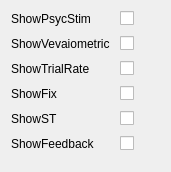
             <widget class="QWidget" name="vevaiometricScrollAreaWidgetContents">
              <property name="geometry">
               <rect>
                <x>0</x>
                <y>0</y>
                <width>171</width>
                <height>172</height>
               </rect>
              </property>
              <layout class="QGridLayout" name="gridLayout_40">
               <item row="0" column="0">
                <layout class="QFormLayout" name="vevaiometricFormLayout">
                 <property name="horizontalSpacing">
                  <number>10</number>
                 </property>
                 <property name="verticalSpacing">
                  <number>10</number>
                 </property>
                 <item row="0" column="0">
                  <widget class="QLabel" name="showPsycStimLabel">
                   <property name="text">
                    <string>ShowPsycStim</string>
                   </property>
                  </widget>
                 </item>
                 <item row="0" column="1">
                  <widget class="QCheckBox" name="ShowPsycStim"/>
                 </item>
                 <item row="1" column="0">
                  <widget class="QLabel" name="showVevaiometricLabel">
                   <property name="text">
                    <string>ShowVevaiometric</string>
                   </property>
                  </widget>
                 </item>
                 <item row="1" column="1">
                  <widget class="QCheckBox" name="ShowVevaiometric"/>
                 </item>
                 <item row="2" column="0">
                  <widget class="QLabel" name="showTrialRateLabel">
                   <property name="text">
                    <string>ShowTrialRate</string>
                   </property>
                  </widget>
                 </item>
                 <item row="2" column="1">
                  <widget class="QCheckBox" name="ShowTrialRate"/>
                 </item>
                 <item row="3" column="0">
                  <widget class="QLabel" name="showFixLabel">
                   <property name="text">
                    <string>ShowFix</string>
                   </property>
                  </widget>
                 </item>
                 <item row="3" column="1">
                  <widget class="QCheckBox" name="ShowFix"/>
                 </item>
                 <item row="4" column="0">
                  <widget class="QLabel" name="showSTLabel">
                   <property name="text">
                    <string>ShowST</string>
                   </property>
                  </widget>
                 </item>
                 <item row="4" column="1">
                  <widget class="QCheckBox" name="ShowST"/>
                 </item>
                 <item row="5" column="0">
                  <widget class="QLabel" name="showFeedbackLabel">
                   <property name="text">
                    <string>ShowFeedback</string>
                   </property>
                  </widget>
                 </item>
                 <item row="5" column="1">
                  <widget class="QCheckBox" name="ShowFeedback"/>
                 </item>
                </layout>
               </item>
              </layout>
             </widget>
